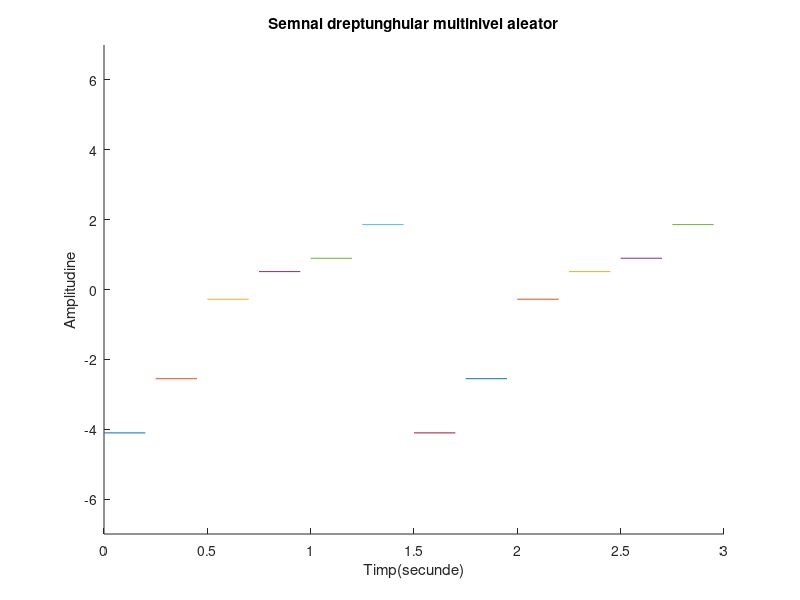

Write the MATLAB code that produced this figure.
hold on;
%200ms
r1=rand(1);
r2=rand(1);
r3=rand(1);
r4=rand(1);
r5=rand(1);
r6=rand(1);
t1=0:.2:0.25;
t2=0.25:.2:0.5;
t3=0.5:.2:0.75;
t4=0.75:.2:1;
t5=1:.2:1.25;
t6=1.25:.2:1.5;
x1=-5*r1*square(pi*8*t1,100);
x2=-3*r2*square(pi*8*t2,100);
x3=-1*r3*square(pi*8*t3,100);
x4=1*r4*square(pi*8*t4,100);
x5=3*r5*square(pi*8*t5,100);
x6=5*r6*square(pi*8*t6,100);
plot(t1,x1);
plot(t2,x2);
plot(t3,x3);
plot(t4,x4);
plot(t5,x5);
plot(t6,x6);
axis([0 3 -7 7]);
plot(1.5+t1,x1);
plot(1.5+t2,x2);
plot(1.5+t3,x3);
plot(1.5+t4,x4);
plot(1.5+t5,x5);
plot(1.5+t6,x6);
xlabel('Timp(secunde)')
ylabel('Amplitudine')
title('Semnal dreptunghular multinivel aleator')
